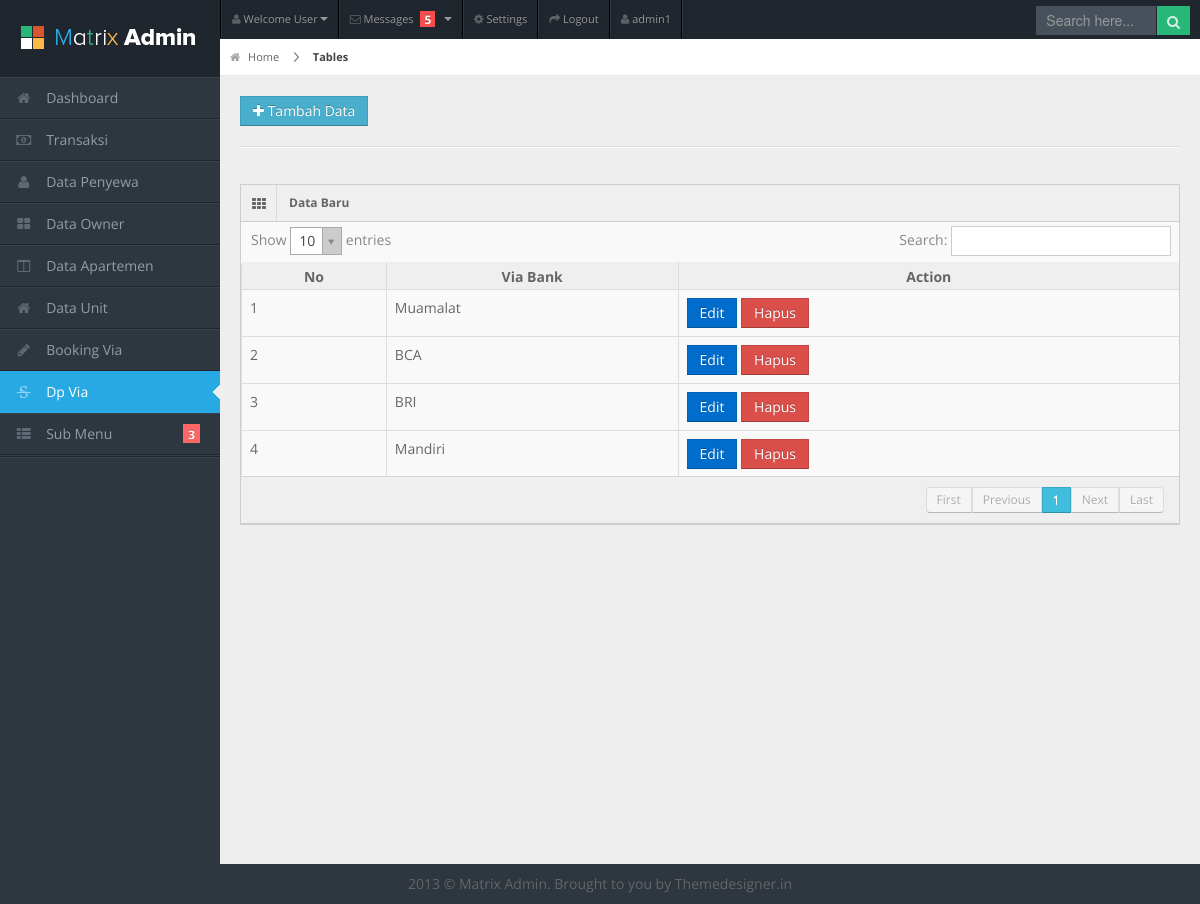
Screenshot of /dp_via.php (signed in) with the database file from the repository.
### tables this page shows
CREATE TABLE `tb_bank` (
  `kd_bank` int(4) NOT NULL,
  `nama_bank` varchar(20) NOT NULL
);

### proses/proses.php (called while the page is built, shortened)
<?php
class Proses{
  public function __construct(){
    $this->db = new PDO('mysql:host=localhost;dbname=db_keuangan_cozzal','root','');
  }
  public function showDp_via(){
  $sql = "SELECT * FROM tb_bank";
  $query = $this->db->query($sql);
  return $query;
  }
}
?>

### dp_via.php (the view, shortened to what this page needs)
<?php
  include "template/head.php";
?>
<body>
<?php
  include "template/header.php";
  include "template/sidebar.php";
?>
<div id="content">
  <div id="content-header">
    <div id="breadcrumb"> <a href="#" title="Go to Home" class="tip-bottom"><i class="icon-home"></i> Home</a> <a href="#" class="current">Tables</a> </div>
    <a href="#popup-dp" data-toggle="modal" class="btn btn-info btn-add"><i class="icon-plus"></i> Tambah Data</a>
  </div>
  <div class="container-fluid">
    <hr>
    <div class="row-fluid">
      <div class="span12">
        <div class="widget-box">
          <div class="widget-title"> <span class="icon"><i class="icon-th"></i></span>
            <h5>Data Baru</h5>
          </div>
          <div class="widget-content nopadding">
            <table class="table table-bordered data-table">
              <thead>
                <tr>
                  <th>No</th>
                  <th>Via Bank</th>
				  <th>Action</th>
                </tr>
              </thead>
              <tbody>
                <?php
				  require("proses/proses.php");
				  $Proses = new Proses();
				  $show = $Proses->showDp_via();
				  $i = 1;
				  while($data = $show->fetch(PDO::FETCH_OBJ)){
					echo "
					  <tr class=gradeC'>
					    <td>$i</td>
					    <td>$data->nama_bank</td>
						<td>
						  <a class='btn btn-primary' href='edit.php?edit_bank=$data->kd_bank'>Edit</a>
						  <a class='btn btn-danger' href='proses/proses_delete.php?delete_dp=$data->kd_bank'>Hapus</a>
						</td>
					  </tr>";
					$i++;
				  };
				?>
              </tbody>
            </table>
          </div>
        </div>
      </div>
    </div>
  </div>
</div>
<div class="row-fluid">
  <div id="footer" class="span12"> 2013 &copy; Matrix Admin. Brought to you by <a href="http://themedesigner.in">Themedesigner.in</a> </div>
</div>
</body>
</html>

### css/theme.css (style rules this page uses)
.btn-add { margin-left: 20px; margin-top: 20px; }

### css/matrix-style.css (style rules this page uses)
* { outline:none !important; -moz-outline: none !important; }
html, body { height:100% }
body { overflow-x: hidden; margin-top: -10px; font-family: 'Open Sans', sans-serif; font-size:14px; color:#666; }
a { color:#666; }
select, textarea, input[type="text"], input[type="password"], input[type="datetime"], input[type="datetime-local"], input[type="date"], input[type="month"], input[type="time"], input[type="week"], input[type="number"], input[type="email"], input[type="url"], input[type="search"], input[type="tel"], input[type="color"], .uneditable-input, .label, .dropdown-menu, .btn, .well, .progress, .table-bordered, .btn-group > .btn:first-child, .btn-group > .btn:last-child, .btn-group > .btn:last-child, .btn-group > .dropdown-toggle, .alert { border-radius:0px; }
.btn, textarea, input[type="text"], input[type="password"], input[type="datetime"], input[type="datetime-local"], input[type="date"], input[type="month"], input[type="time"], input[type="week"], input[type="number"], input[type="email"], input[type="url"], input[type="search"], input[type="tel"], input[type="color"], .uneditable-input { box-shadow:none; }
.progress, .progress-success .bar, .progress .bar-success, .progress-warning .bar, .progress .bar-warning, .progress-danger .bar, .progress .bar-danger, .progress-info .bar, .progress .bar-info, .btn, .btn-primary { background-image:none; }
#footer { padding:10px; text-align:center; }
hr { border-top-color:#dadada; }
#content { background: none repeat scroll 0 0 #eeeeee; margin-left: 220px; margin-right: 0; padding-bottom: 25px; position: relative; min-height:100%; width: auto; }
#content-header { position: abslute; width: 100%; margin-top: -38px; z-index: 20; }
#breadcrumb { background-color: #fff; border-bottom: 1px solid #e3ebed; }
#breadcrumb a { padding: 8px 20px 8px 10px; display: inline-block; background-image: url('../img/breadcrumb.png'); background-position: center right; background-repeat: no-repeat; font-size: 11px; color: #666666; }
#breadcrumb a:last-child { background-image:none; }
#breadcrumb a.current { font-weight: bold; color: #444444; }
#breadcrumb a i { margin-right: 5px; opacity: .6; }
.stat-boxes .peity_bar_good, .stat-boxes .peity_line_good, { color: #459D1C; }
.widget-box { background: none repeat scroll 0 0 #F9F9F9; border-left: 1px solid #CDCDCD; border-top: 1px solid #CDCDCD; border-right: 1px solid #CDCDCD; clear: both; margin-top: 16px; margin-bottom: 16px; position: relative; }
.widget-title, .modal-header, .table th, div.dataTables_wrapper .ui-widget-header { background:#efefef; border-bottom: 1px solid #CDCDCD; height: 36px; }
.widget-title span.icon { padding: 9px 10px 7px 11px; float: left; border-right:1px solid #dadada; }
.widget-title h5 { color: #666; float: left; font-size: 12px; font-weight: bold; padding: 12px; line-height: 12px; margin: 0; }
.widget-content { padding:15px; border-bottom: 1px solid #cdcdcd; }
.table th { height: auto; font-size: 14px; padding: 5px 10px 2px; border-bottom: 0; text-align: center; color: #666666; }
.nopadding { padding: 0 !important; }
.nopadding .table { margin-bottom: 0; }
.nopadding .table-bordered { border: 0; }

### css/matrix-media.css (style rules this page uses)
body { background:#2E363F; }

### rows the page displays
tb_bank: nama_bank "Muamalat"
tb_bank: nama_bank "BCA"
tb_bank: nama_bank "BRI"
tb_bank: nama_bank "Mandiri"

### other values shown
$username "admin1"
